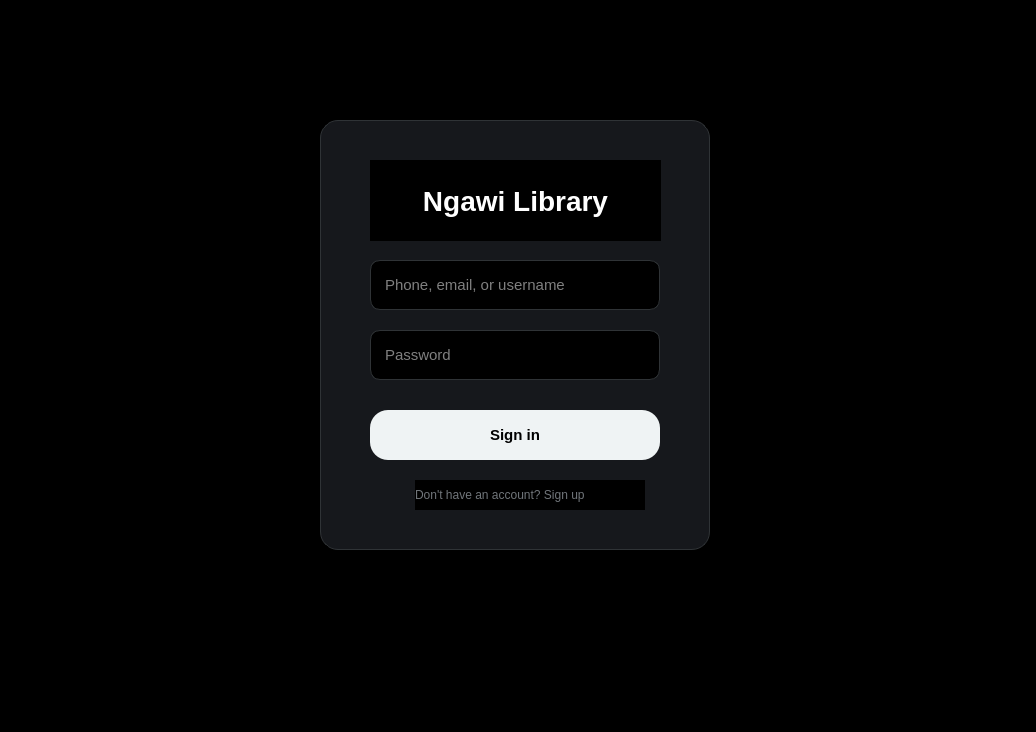
<?xml version="1.0" encoding="UTF-8"?>
<ui version="4.0">
 <class>MainWindow</class>
 <widget class="QMainWindow" name="MainWindow">
  <property name="geometry">
   <rect>
    <x>0</x>
    <y>0</y>
    <width>1036</width>
    <height>732</height>
   </rect>
  </property>
  <property name="windowTitle">
   <string>Ngawi Empire Login</string>
  </property>
  <property name="styleSheet">
   <string notr="true">
QMainWindow {
    background-color: #000000;
}

QWidget {
    background-color: #000000;
    color: white;
    font-family: Segoe UI;
}

QFrame#loginCard {
    background-color: #16181C;
    border: 1px solid #2F3336;
    border-radius: 18px;
}

QLabel#title {
    font-size: 28px;
    font-weight: bold;
    color: white;
}

QLabel#subtitle {
    color: #71767B;
    font-size: 11pt;
}

QLineEdit {
    background-color: #000000;
    border: 1px solid #2F3336;
    border-radius: 10px;
    padding: 12px;
    font-size: 11pt;
    color: white;
}

QLineEdit:focus {
    border: 2px solid #1D9BF0;
}

QPushButton {
    background-color: #EFF3F4;
    color: black;
    border: none;
    border-radius: 18px;
    padding: 12px;
    font-size: 11pt;
    font-weight: bold;
}

QPushButton:hover {
    background-color: #D7DBDC;
}
   </string>
  </property>
  <widget class="QWidget" name="centralwidget">
   <widget class="QFrame" name="loginCard">
    <property name="geometry">
     <rect>
      <x>320</x>
      <y>120</y>
      <width>390</width>
      <height>430</height>
     </rect>
    </property>
    <widget class="QLabel" name="title">
     <property name="geometry">
      <rect>
       <x>50</x>
       <y>40</y>
       <width>291</width>
       <height>81</height>
      </rect>
     </property>
     <property name="text">
      <string>Ngawi Library</string>
     </property>
     <property name="alignment">
      <set>Qt::AlignmentFlag::AlignCenter</set>
     </property>
    </widget>
    <widget class="QLineEdit" name="usernameInput">
     <property name="geometry">
      <rect>
       <x>50</x>
       <y>140</y>
       <width>290</width>
       <height>50</height>
      </rect>
     </property>
     <property name="placeholderText">
      <string>Phone, email, or username</string>
     </property>
    </widget>
    <widget class="QLineEdit" name="passwordInput">
     <property name="geometry">
      <rect>
       <x>50</x>
       <y>210</y>
       <width>290</width>
       <height>50</height>
      </rect>
     </property>
     <property name="echoMode">
      <enum>QLineEdit::EchoMode::Password</enum>
     </property>
     <property name="placeholderText">
      <string>Password</string>
     </property>
    </widget>
    <widget class="QPushButton" name="loginButton">
     <property name="geometry">
      <rect>
       <x>50</x>
       <y>290</y>
       <width>290</width>
       <height>50</height>
      </rect>
     </property>
     <property name="text">
      <string>Sign in</string>
     </property>
    </widget>
    <widget class="QLabel" name="labelSignup">
     <property name="geometry">
      <rect>
       <x>95</x>
       <y>360</y>
       <width>230</width>
       <height>30</height>
      </rect>
     </property>
     <property name="styleSheet">
      <string notr="true">color:#71767B;</string>
     </property>
     <property name="text">
      <string>Don't have an account? Sign up</string>
     </property>
    </widget>
   </widget>
  </widget>
  <widget class="QMenuBar" name="menubar">
   <property name="geometry">
    <rect>
     <x>0</x>
     <y>0</y>
     <width>1036</width>
     <height>24</height>
    </rect>
   </property>
  </widget>
  <widget class="QStatusBar" name="statusbar"/>
 </widget>
 <resources/>
 <connections/>
</ui>
